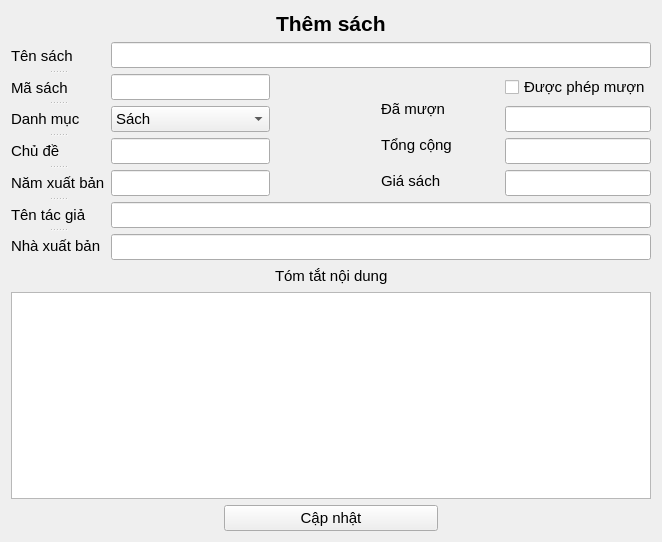
<?xml version="1.0" encoding="UTF-8"?>
<ui version="4.0">
 <class>BookForm</class>
 <widget class="QWidget" name="BookForm">
  <property name="geometry">
   <rect>
    <x>0</x>
    <y>0</y>
    <width>662</width>
    <height>542</height>
   </rect>
  </property>
  <property name="windowTitle">
   <string>Sách</string>
  </property>
  <layout class="QGridLayout" name="gridLayout_5">
   <item row="0" column="0">
    <layout class="QVBoxLayout" name="verticalLayout_2">
     <item>
      <layout class="QHBoxLayout" name="horizontalLayout_2">
       <item>
        <spacer name="horizontalSpacer_5">
         <property name="orientation">
          <enum>Qt::Horizontal</enum>
         </property>
         <property name="sizeHint" stdset="0">
          <size>
           <width>40</width>
           <height>20</height>
          </size>
         </property>
        </spacer>
       </item>
       <item>
        <widget class="QLabel" name="label">
         <property name="font">
          <font>
           <pointsize>16</pointsize>
           <weight>75</weight>
           <bold>true</bold>
          </font>
         </property>
         <property name="text">
          <string>Thêm sách</string>
         </property>
        </widget>
       </item>
       <item>
        <spacer name="horizontalSpacer_6">
         <property name="orientation">
          <enum>Qt::Horizontal</enum>
         </property>
         <property name="sizeHint" stdset="0">
          <size>
           <width>40</width>
           <height>20</height>
          </size>
         </property>
        </spacer>
       </item>
      </layout>
     </item>
     <item>
      <layout class="QVBoxLayout" name="verticalLayout">
       <item>
        <layout class="QGridLayout" name="gridLayout_4">
         <item row="1" column="1">
          <widget class="QLineEdit" name="maSachEdit">
           <property name="font">
            <font>
             <pointsize>11</pointsize>
            </font>
           </property>
          </widget>
         </item>
         <item row="0" column="0" rowspan="5">
          <widget class="QSplitter" name="splitter">
           <property name="font">
            <font>
             <pointsize>11</pointsize>
            </font>
           </property>
           <property name="orientation">
            <enum>Qt::Vertical</enum>
           </property>
           <widget class="QLabel" name="label_2">
            <property name="font">
             <font>
              <pointsize>11</pointsize>
             </font>
            </property>
            <property name="text">
             <string>Tên sách</string>
            </property>
           </widget>
           <widget class="QLabel" name="label_16">
            <property name="font">
             <font>
              <pointsize>11</pointsize>
             </font>
            </property>
            <property name="text">
             <string>Mã sách</string>
            </property>
           </widget>
           <widget class="QLabel" name="label_3">
            <property name="font">
             <font>
              <pointsize>11</pointsize>
             </font>
            </property>
            <property name="text">
             <string>Danh mục</string>
            </property>
           </widget>
           <widget class="QLabel" name="label_9">
            <property name="font">
             <font>
              <pointsize>11</pointsize>
             </font>
            </property>
            <property name="text">
             <string>Chủ đề</string>
            </property>
           </widget>
           <widget class="QLabel" name="label_12">
            <property name="font">
             <font>
              <pointsize>11</pointsize>
             </font>
            </property>
            <property name="text">
             <string>Năm xuất bản</string>
            </property>
           </widget>
           <widget class="QLabel" name="label_4">
            <property name="font">
             <font>
              <pointsize>11</pointsize>
             </font>
            </property>
            <property name="text">
             <string>Tên tác giả</string>
            </property>
           </widget>
           <widget class="QLabel" name="label_5">
            <property name="font">
             <font>
              <pointsize>11</pointsize>
             </font>
            </property>
            <property name="text">
             <string>Nhà xuất bản</string>
            </property>
           </widget>
          </widget>
         </item>
         <item row="1" column="3" rowspan="2">
          <layout class="QGridLayout" name="gridLayout_3">
           <item row="0" column="0">
            <spacer name="horizontalSpacer">
             <property name="orientation">
              <enum>Qt::Horizontal</enum>
             </property>
             <property name="sizeHint" stdset="0">
              <size>
               <width>118</width>
               <height>20</height>
              </size>
             </property>
            </spacer>
           </item>
           <item row="3" column="0">
            <widget class="QLabel" name="label_11">
             <property name="font">
              <font>
               <pointsize>11</pointsize>
              </font>
             </property>
             <property name="text">
              <string>Giá sách</string>
             </property>
            </widget>
           </item>
           <item row="2" column="0">
            <widget class="QLabel" name="label_14">
             <property name="font">
              <font>
               <pointsize>11</pointsize>
              </font>
             </property>
             <property name="text">
              <string>Tổng cộng</string>
             </property>
            </widget>
           </item>
           <item row="1" column="0">
            <widget class="QLabel" name="label_10">
             <property name="font">
              <font>
               <pointsize>11</pointsize>
              </font>
             </property>
             <property name="text">
              <string>Đã mượn</string>
             </property>
            </widget>
           </item>
          </layout>
         </item>
         <item row="2" column="1">
          <layout class="QGridLayout" name="gridLayout">
           <item row="2" column="0">
            <widget class="QLineEdit" name="namXuatBanEdit">
             <property name="font">
              <font>
               <pointsize>11</pointsize>
              </font>
             </property>
            </widget>
           </item>
           <item row="1" column="0">
            <widget class="QLineEdit" name="chuDeEdit">
             <property name="font">
              <font>
               <pointsize>11</pointsize>
              </font>
             </property>
            </widget>
           </item>
           <item row="0" column="0">
            <widget class="QComboBox" name="danhMucComboBox">
             <property name="font">
              <font>
               <pointsize>11</pointsize>
              </font>
             </property>
             <item>
              <property name="text">
               <string>Sách</string>
              </property>
             </item>
             <item>
              <property name="text">
               <string>Tạp chí</string>
              </property>
             </item>
             <item>
              <property name="text">
               <string>Luận văn tiến sĩ</string>
              </property>
             </item>
             <item>
              <property name="text">
               <string>Luận văn thạc sĩ</string>
              </property>
             </item>
             <item>
              <property name="text">
               <string>Tiêu chuẩn kỹ thuật</string>
              </property>
             </item>
             <item>
              <property name="text">
               <string>Báo cáo khoa học</string>
              </property>
             </item>
            </widget>
           </item>
          </layout>
         </item>
         <item row="1" column="4">
          <widget class="QCheckBox" name="checkBox">
           <property name="font">
            <font>
             <pointsize>11</pointsize>
            </font>
           </property>
           <property name="text">
            <string>Được phép mượn</string>
           </property>
          </widget>
         </item>
         <item row="2" column="4">
          <layout class="QGridLayout" name="gridLayout_2">
           <item row="1" column="0">
            <widget class="QLineEdit" name="tongCongEdit">
             <property name="font">
              <font>
               <pointsize>11</pointsize>
              </font>
             </property>
             <property name="text">
              <string/>
             </property>
            </widget>
           </item>
           <item row="2" column="0">
            <widget class="QLineEdit" name="giaSachEdit">
             <property name="font">
              <font>
               <pointsize>11</pointsize>
              </font>
             </property>
            </widget>
           </item>
           <item row="0" column="0">
            <widget class="QLineEdit" name="daMuonEdit">
             <property name="font">
              <font>
               <pointsize>11</pointsize>
              </font>
             </property>
            </widget>
           </item>
          </layout>
         </item>
         <item row="3" column="1" colspan="4">
          <widget class="QLineEdit" name="tenTacGiaEdit">
           <property name="font">
            <font>
             <pointsize>11</pointsize>
            </font>
           </property>
          </widget>
         </item>
         <item row="0" column="1" colspan="4">
          <widget class="QLineEdit" name="tenSachEdit">
           <property name="font">
            <font>
             <pointsize>11</pointsize>
            </font>
           </property>
           <property name="echoMode">
            <enum>QLineEdit::Normal</enum>
           </property>
          </widget>
         </item>
         <item row="4" column="1" colspan="4">
          <widget class="QLineEdit" name="nhaXuatBanEdit">
           <property name="font">
            <font>
             <pointsize>11</pointsize>
            </font>
           </property>
          </widget>
         </item>
         <item row="2" column="2">
          <spacer name="horizontalSpacer_4">
           <property name="orientation">
            <enum>Qt::Horizontal</enum>
           </property>
           <property name="sizeHint" stdset="0">
            <size>
             <width>40</width>
             <height>20</height>
            </size>
           </property>
          </spacer>
         </item>
        </layout>
       </item>
       <item>
        <layout class="QHBoxLayout" name="horizontalLayout">
         <item>
          <spacer name="horizontalSpacer_2">
           <property name="orientation">
            <enum>Qt::Horizontal</enum>
           </property>
           <property name="sizeHint" stdset="0">
            <size>
             <width>40</width>
             <height>20</height>
            </size>
           </property>
          </spacer>
         </item>
         <item>
          <widget class="QLabel" name="label_8">
           <property name="font">
            <font>
             <pointsize>11</pointsize>
            </font>
           </property>
           <property name="text">
            <string>Tóm tắt nội dung</string>
           </property>
          </widget>
         </item>
         <item>
          <spacer name="horizontalSpacer_3">
           <property name="orientation">
            <enum>Qt::Horizontal</enum>
           </property>
           <property name="sizeHint" stdset="0">
            <size>
             <width>40</width>
             <height>20</height>
            </size>
           </property>
          </spacer>
         </item>
        </layout>
       </item>
       <item>
        <widget class="QTextEdit" name="tomTatEdit">
         <property name="font">
          <font>
           <pointsize>11</pointsize>
          </font>
         </property>
         <property name="html">
          <string>&lt;!DOCTYPE HTML PUBLIC &quot;-//W3C//DTD HTML 4.0//EN&quot; &quot;http://www.w3.org/TR/REC-html40/strict.dtd&quot;&gt;
&lt;html&gt;&lt;head&gt;&lt;meta name=&quot;qrichtext&quot; content=&quot;1&quot; /&gt;&lt;style type=&quot;text/css&quot;&gt;
p, li { white-space: pre-wrap; }
&lt;/style&gt;&lt;/head&gt;&lt;body style=&quot; font-family:'MS Shell Dlg 2'; font-size:11pt; font-weight:400; font-style:normal;&quot;&gt;
&lt;p style=&quot;-qt-paragraph-type:empty; margin-top:0px; margin-bottom:0px; margin-left:0px; margin-right:0px; -qt-block-indent:0; text-indent:0px; font-size:8.25pt;&quot;&gt;&lt;br /&gt;&lt;/p&gt;&lt;/body&gt;&lt;/html&gt;</string>
         </property>
        </widget>
       </item>
      </layout>
     </item>
     <item>
      <layout class="QHBoxLayout" name="horizontalLayout_3">
       <item>
        <spacer name="horizontalSpacer_8">
         <property name="orientation">
          <enum>Qt::Horizontal</enum>
         </property>
         <property name="sizeHint" stdset="0">
          <size>
           <width>40</width>
           <height>20</height>
          </size>
         </property>
        </spacer>
       </item>
       <item>
        <widget class="QPushButton" name="button">
         <property name="sizePolicy">
          <sizepolicy hsizetype="Expanding" vsizetype="Fixed">
           <horstretch>0</horstretch>
           <verstretch>0</verstretch>
          </sizepolicy>
         </property>
         <property name="font">
          <font>
           <pointsize>11</pointsize>
          </font>
         </property>
         <property name="text">
          <string>Cập nhật</string>
         </property>
         <property name="icon">
          <iconset resource="res.qrc">
           <normaloff>:/images/booktick.png</normaloff>:/images/booktick.png</iconset>
         </property>
         <property name="iconSize">
          <size>
           <width>32</width>
           <height>32</height>
          </size>
         </property>
        </widget>
       </item>
       <item>
        <spacer name="horizontalSpacer_7">
         <property name="orientation">
          <enum>Qt::Horizontal</enum>
         </property>
         <property name="sizeHint" stdset="0">
          <size>
           <width>40</width>
           <height>20</height>
          </size>
         </property>
        </spacer>
       </item>
      </layout>
     </item>
    </layout>
   </item>
  </layout>
 </widget>
 <resources>
  <include location="res.qrc"/>
 </resources>
 <connections/>
</ui>
